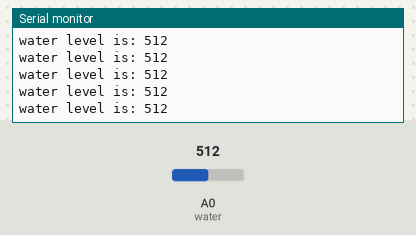
Simulated run of this sketch. Board: Arduino Uno, built with avr-gcc and run on an emulated ATmega328P. Parts: the last lines printed to the serial monitor. The test bench sets the inputs (shaded band); at power-on: A0 (water) = 512.

Above: at 1.2 s.
1.3 s: A0 (water) set to 107
At 2.2 s:
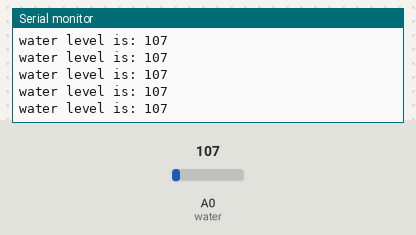
2.8 s: A0 (water) set to 88
At 3.3 s:
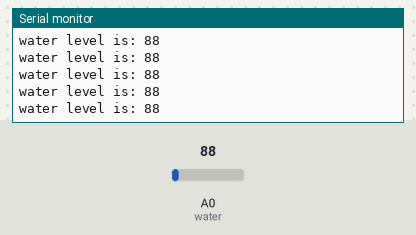
5.8 s: A0 (water) set to 11
At 6.7 s:
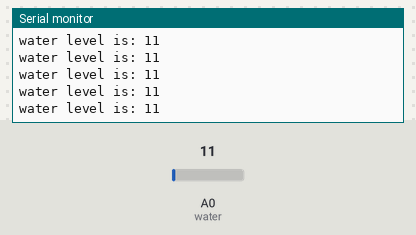
8.8 s: A0 (water) set to 8
At 9.5 s:
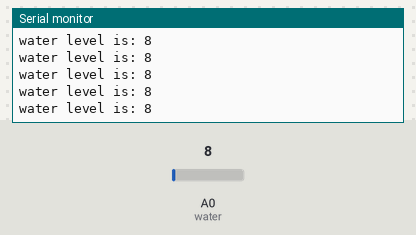
Timing chart, 0 to 11.8 s (numbered marks = the images above; inputs shaded):
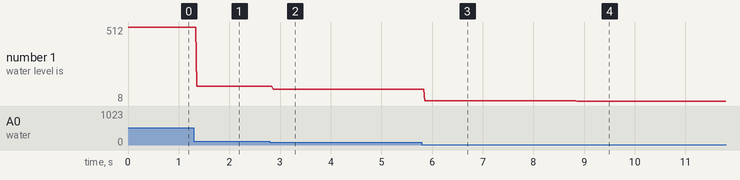

Measured:
- after the input at 1.3 s, the serial monitor: prints a new line after 0.05 s (image 1)
- after the input at 2.8 s, the serial monitor: prints a new line after 0.06 s (image 2)
- after the input at 5.8 s, the serial monitor: prints a new line after 0.06 s (image 3)
- after the input at 8.8 s, the serial monitor: prints a new line after 0.05 s (image 4)
- plotted number 1: 512 → 107 after the input at 1.3 s, 107 → 88 after the input at 2.8 s, 88 → 11 after the input at 5.8 s, 11 → 8 after the input at 8.8 s

The sketch:

ArduinoISP.ino
```cpp
int water=A0;

void setup(){
  Serial.begin(9600);
}

void loop(){
  int a=analogRead(water);

  Serial.print("water level is: ");
  Serial.println(a);

  delay(20);
}
```
